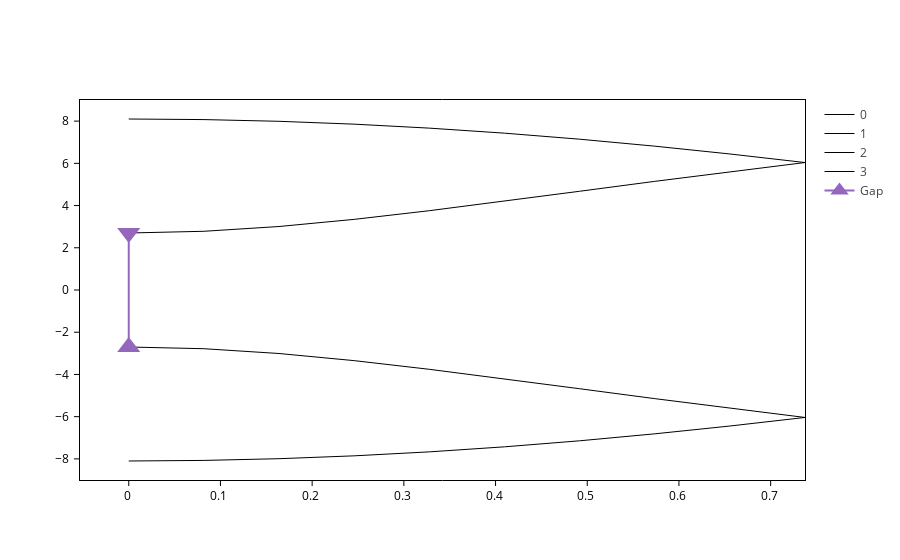

Here is the notebook cell this chart was saved with:
### Markdown cell above
Let's see our masterpiece:

### Code cell
band_struct.plot(gap=True)

### Figure 1 — Plotly figure (JSON) as saved in the notebook; plotly's stock layout.template omitted (floating-point values rounded to 4 significant figures)
{"data": [{"line": {"color": "black", "width": 1.0}, "mode": "lines", "name": "0", "opacity": 1, "type": "scatter", "uid": "ff55689d-d856-405e-8492-f943e2f606e8", "x": [0.0, 0.08194, 0.1639, 0.2458, 0.3278, 0.4097, 0.4916, 0.5736, 0.6555, 0.7375], "y": [-8.1, -8.073, -7.991, -7.855, -7.667, -7.429, -7.144, -6.813, -6.443, -6.037]}, {"line": {"color": "black", "width": 1.0}, "mode": "lines", "name": "1", "opacity": 1, "type": "scatter", "uid": "f25e2366-66be-438f-a8b4-e545c3ea4347", "x": [0.0, 0.08194, 0.1639, 0.2458, 0.3278, 0.4097, 0.4916, 0.5736, 0.6555, 0.7375], "y": [-2.7, -2.781, -3.008, -3.346, -3.757, -4.208, -4.677, -5.146, -5.602, -6.037]}, {"line": {"color": "black", "width": 1.0}, "mode": "lines", "name": "2", "opacity": 1, "type": "scatter", "uid": "c3bab499-96c5-454f-b600-cfe8adf79e82", "x": [0.0, 0.08194, 0.1639, 0.2458, 0.3278, 0.4097, 0.4916, 0.5736, 0.6555, 0.7375], "y": [2.7, 2.781, 3.008, 3.346, 3.757, 4.208, 4.677, 5.146, 5.602, 6.037]}, {"line": {"color": "black", "width": 1.0}, "mode": "lines", "name": "3", "opacity": 1, "type": "scatter", "uid": "e1a36285-9efa-42ae-b7e3-be1940d2b38f", "x": [0.0, 0.08194, 0.1639, 0.2458, 0.3278, 0.4097, 0.4916, 0.5736, 0.6555, 0.7375], "y": [8.1, 8.073, 7.991, 7.855, 7.667, 7.429, 7.144, 6.813, 6.443, 6.037]}, {"marker": {"size": 20, "symbol": ["triangle-up", "triangle-down"]}, "mode": "lines+markers", "name": "Gap", "opacity": 1, "text": "5.40 eV", "type": "scatter", "uid": "4bd46546-55f4-4908-bd31-1f352532b4b5", "x": [0.0, 0.0], "y": [-2.7, 2.7]}], "layout": {}}
